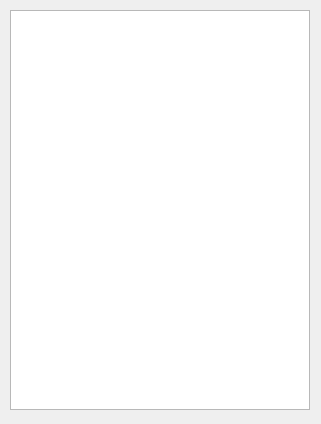
<?xml version="1.0" encoding="UTF-8"?>
<ui version="4.0">
 <class>Widget</class>
 <widget class="QWidget" name="Widget">
  <property name="geometry">
   <rect>
    <x>0</x>
    <y>0</y>
    <width>321</width>
    <height>424</height>
   </rect>
  </property>
  <property name="minimumSize">
   <size>
    <width>321</width>
    <height>424</height>
   </size>
  </property>
  <property name="maximumSize">
   <size>
    <width>321</width>
    <height>424</height>
   </size>
  </property>
  <property name="windowTitle">
   <string>Widget</string>
  </property>
  <widget class="QGraphicsView" name="graphicsView">
   <property name="geometry">
    <rect>
     <x>10</x>
     <y>10</y>
     <width>300</width>
     <height>400</height>
    </rect>
   </property>
  </widget>
 </widget>
 <layoutdefault spacing="6" margin="11"/>
 <resources/>
 <connections/>
</ui>
